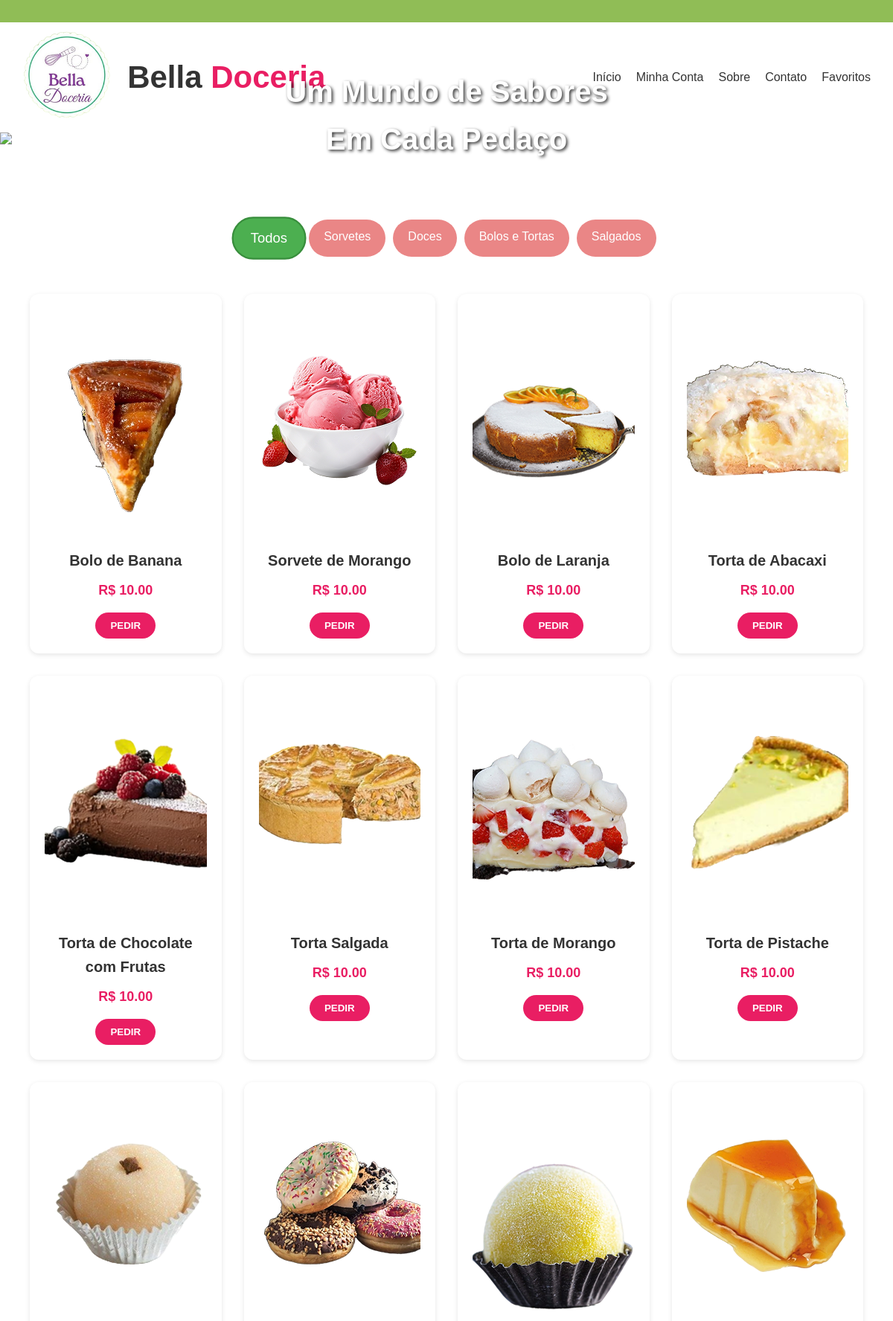
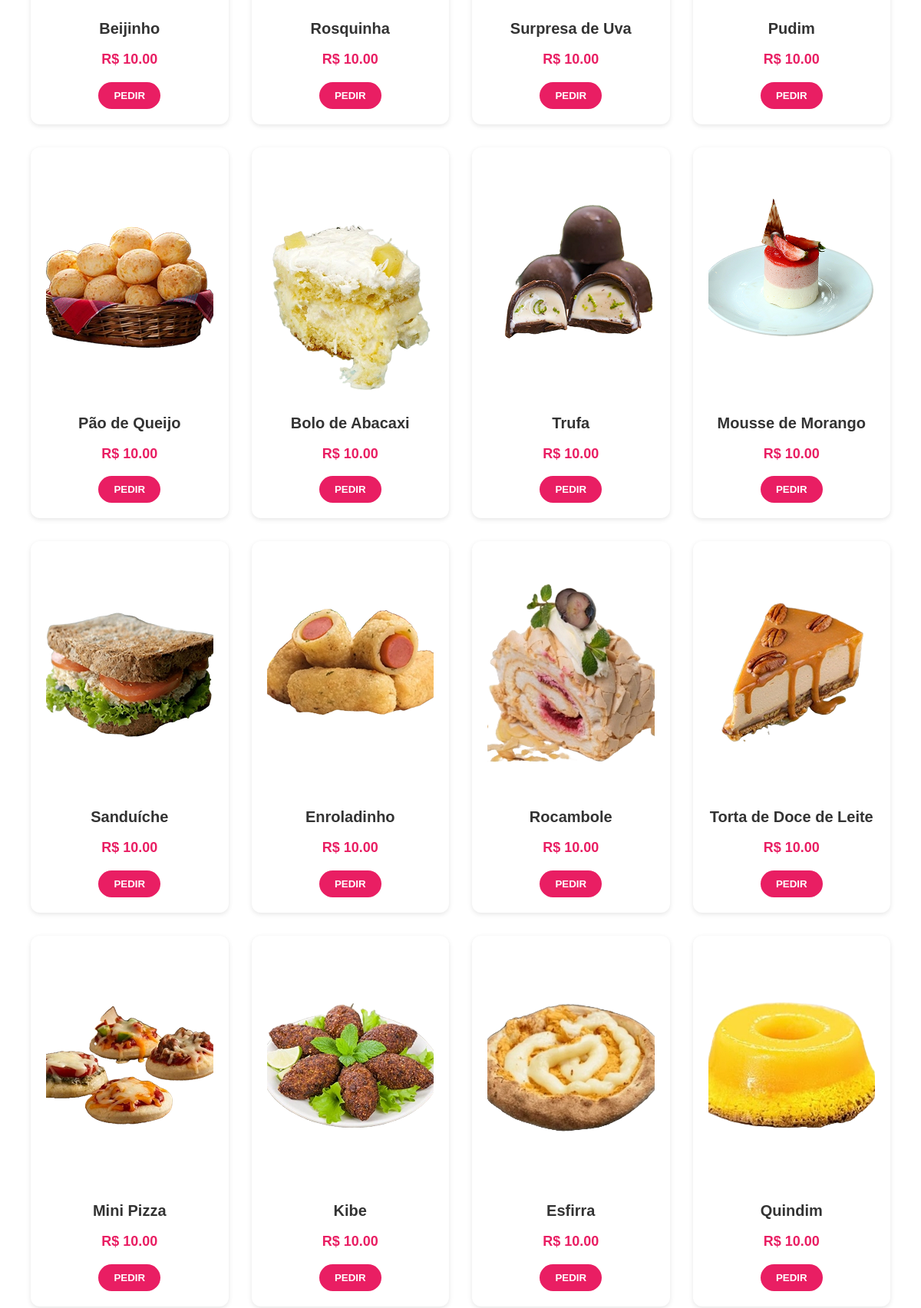
Page /catalog/ (upper part) on the committed database (2 pictures, top to bottom).
### catalog/models.py (models this page shows, shortened)
class Categoria(models.Model):
    nome = models.CharField(max_length=100, unique=True)
    descricao = models.TextField(blank=True, null=True)
    def __str__(self):
        return self.nome
    class Meta:
        verbose_name = "Categoria"
        verbose_name_plural = "Categorias"

class Produto(models.Model):
    nome = models.CharField(max_length=100)
    preco = models.DecimalField(max_digits=10, decimal_places=2)
    descricao_produto = models.TextField(blank=True, null=True)
    imagem = models.ImageField(upload_to='produtos/', null=True, blank=True)
    data_cadastro = models.DateTimeField(auto_now_add=True)
    ativo = models.BooleanField(default=True)
    categoria = models.ForeignKey(
    Categoria,
    on_delete=models.CASCADE,
    related_name='produtos',
    verbose_name='Categoria',
    )
    class Meta:
        verbose_name = "Produto"
        verbose_name_plural = "Produtos"
        ordering = ['-data_cadastro']
        db_table = 'Produtos'
        indexes = [
            models.Index(fields=['nome']),
        ]
        permissions = [
            ("gerenciar_estoque", "Pode alterar disponibilidade de produtos"),
        ]

### catalog/views.py (the view)
# urls.py: path('', views.home, name='home'),  # Página inicial do aplicativo "catalog"
def home(request, categoria_id=None):
    categorias = Categoria.objects.all()
    produtos = Produto.objects.filter(ativo=True)  # Produtos ativos como padrão
    categoria_selecionada = None
    if categoria_id:
        categoria_query = Categoria.objects.filter(id=categoria_id)
        if categoria_query.exists():
            categoria_selecionada = categoria_query.first()  # Obtendo a primeira (e única) categoria encontrada
            produtos = produtos.filter(categoria=categoria_selecionada)
    return render(request, 'catalog/home.html', {
        'produtos': produtos,
        'categorias': categorias,
        'categoria_selecionada': categoria_selecionada,
    })

### catalog/templates/catalog/home.html (shortened to what this page needs)
{% load static %}
<!DOCTYPE html>
<html lang="pt-BR">
<head>
  <link rel="stylesheet" href="{% static 'css/pagina1.css' %}">
</head>
<body>
  <header class="topo">
    <div class="logo">
      <a href="{% url 'home' %}">
        <img src="{% static 'images/logo.png' %}" alt="Bella Doceria" style="height: 120px; width: 120px;">
      </a>
      <a href="{% url 'home' %}" class="logo-texto">
        <h1>Bella <span>Doceria</span></h1>
      </a>
    </div>
    <nav class="menu">
      <a href="{% url 'home' %}">Início</a>
      <a href="{% static 'Páginas html/Página 6.html' %}">Minha Conta</a>
      <a href="{% url 'sobre' %}">Sobre</a>
      <a href="{% url 'contato' %}">Contato</a>
      <a href="{% static 'Páginas html/Página 12.html' %}">Favoritos</a>
    </nav>
  </header>
  <section id="inicio" class="hero" style="position: relative;">
    <img src="{% static 'images/1 banner imagem.png' %}" alt="Banner Principal" style="width: 100%; height: auto; display: block;">
    <div style="position: absolute; top: 50%; left: 50%; transform: translate(-50%, -50%); text-align: center; width: 100%;">
      <h2 style="color: white; text-shadow: 2px 2px 4px rgba(0,0,0,0.8); font-size: 2.5rem; margin-bottom: 20px;">Um Mundo de Sabores<br>Em Cada Pedaço</h2>
      <a href="https://wa.me/5581996522114" target="_blank" class="whatsapp-btn">
      </a>
    </div>
  </section>
  <section id="catalogo" class="produtos">
<div class="filtros">
  <a href="{% url 'home' %}"
     class="botao-categoria {% if not categoria_selecionada %}ativo{% endif %}">
    Todos
  </a>
  {% for categoria in categorias %}
    <a href="{% url 'home_por_categoria' categoria.id %}"
       class="botao-categoria {% if categoria == categoria_selecionada %}ativo{% endif %}">
      {{ categoria.nome }}
    </a>
  {% endfor %}
</div>
    <div class="lista-produtos">
      {% for produto in produtos %}
        <div class="produto" data-categoria="{{ produto.categoria }}">
          {% if produto.imagem %}
            <img src="{{ produto.imagem.url }}" alt="{{ produto.nome }}" class="img-produto" style="height: 300px;">
          {% else %}
            <img src="{% static 'images/logo.png' %}" alt="Imagem não disponível" class="img-produto" style="height: 300px;">
          {% endif %}
          <h3>{{ produto.nome }}</h3>
          <p class="preco">R$ {{ produto.preco }}</p>
          <a href="https://wa.me/5581996522114?text=Olá!%20Gostaria%20de%20saber%20mais%20sobre%20o%20produto%20{{ produto.nome }}%20que%20custa%20R$%20{{ produto.preco }}."
            target="_blank">
            <button class="btn-pedir">PEDIR</button>
          </a>
        </div>
      {% empty %}
        <p class="text-center">Nenhum produto disponível.</p>
      {% endfor %}
    </div>
  </section>
</body>
</html>

### static/css/pagina1.css (style rules this page uses)
* { margin: 0; padding: 0; box-sizing: border-box; }
body { font-family: 'Poppins', sans-serif; background-color: #fff; color: #333; line-height: 1.6; position: relative; min-height: 100vh; }
body::before { content: ''; position: fixed; top: 0; left: 0; right: 0; height: 30px; background-color: #90bd56; z-index: 1000; }
.topo { display: flex; justify-content: space-between; align-items: center; background-color: #ffffff; padding: 10px 30px; margin-top: 30px; position: relative; z-index: 1; }
.logo h1, .logo a, .logo h1 span, .logo h1:hover, .logo a:hover { text-decoration: none !important; border-bottom: none !important; outline: none !important; box-shadow: none !important; background-image: none !important; }
.logo { display: flex; align-items: center; gap: 20px; transition: all 0.3s ease; text-decoration: none !important; }
.logo img { min-width: fit-content; width: 200px; height: auto; transition: all 0.3s ease; transform-origin: center; }
.logo h1 { font-size: 42px; color: #333; transition: all 0.3s ease; transform-origin: left center; text-decoration: none !important; border-bottom: none !important; box-shadow: none !important; }
.logo h1 span { font-size: 42px; color: #e91e63; transition: all 0.3s ease; text-decoration: none !important; }
.menu { display: flex; gap: 20px; }
.menu a { text-decoration: none; color: #333; font-weight: 500; transition: all 0.3s ease; display: inline-block; transform-origin: center; padding: 5px 0; }
.hero { background: url('Página 1/img/banner.jpg') no-repeat center center/cover; padding: 0px 0; text-align: center; color: #fff; font-size: 36px; font-weight: bold; position: relative; z-index: 1; }
.hero h2 { margin-bottom: 20px; }
.produtos { padding: 40px; position: relative; z-index: 1; background-color: #fff; }
.filtros { display: flex; justify-content: center; flex-wrap: wrap; gap: 10px; padding: 20px 0; margin-bottom: 30px; }
.lista-produtos { display: grid; grid-template-columns: repeat(auto-fit, minmax(250px, 1fr)); gap: 30px; max-width: 1200px; margin: 0 auto; }
.produto { background-color: #fff; padding: 20px; border-radius: 12px; box-shadow: 0 2px 6px rgba(0, 0, 0, 0.1); text-align: center; transition: transform 0.3s, box-shadow 0.3s; }
.img-produto { width: 100%; height: auto; object-fit: none; border-radius: 8px; margin-bottom: 15px; transition: transform 0.3s; }
.produto h3 { font-size: 20px; margin-bottom: 10px; }
.preco { color: #e91e63; font-weight: bold; font-size: 18px; margin-bottom: 15px; display: block; }
.btn-pedir { background-color: #e91e63; color: white; border: none; padding: 10px 20px; border-radius: 30px; cursor: pointer; transition: all 0.3s; font-weight: bold; transform-origin: center; }
.botao-categoria { background-color: #ea8686; color: white; text-decoration: none; padding: 10px 20px; border-radius: 30px; font-size: 16px; cursor: pointer; transition: all 0.3s ease; border: none; text-align: center; }
.botao-categoria.ativo { background-color: #4caf50; color: white; transform: scale(1.15); border: 2px solid #388e3c; }

### catalog/templates/catalog/home.html (style rules this page uses)
.produto { transition: all 0.3s ease; }
.whatsapp-btn { display: inline-flex; align-items: center; gap: 10px; background-color: #25D366; color: white; padding: 12px 24px; border-radius: 30px; text-decoration: none; font-weight: bold; animation: pulse 2s infinite; transition: all 0.3s ease; }

### rows in the picture
Categoria: nome "Sorvetes"
Categoria: nome "Doces"
Categoria: nome "Bolos e Tortas"
Categoria: nome "Salgados"
Produto: imagem (picture), nome "Bolo de Banana", preco "10.00"
Produto: imagem (picture), nome "Sorvete de Morango", preco "10.00"
Produto: imagem (picture), nome "Bolo de Laranja", preco "10.00"
Produto: imagem (picture), nome "Torta de Abacaxi", preco "10.00"
Produto: imagem (picture), nome "Torta de Chocolate com Frutas", preco "10.00"
Produto: imagem (picture), nome "Torta Salgada", preco "10.00"
Produto: imagem (picture), nome "Torta de Morango", preco "10.00"
Produto: imagem (picture), nome "Torta de Pistache", preco "10.00"
Produto: imagem (picture), nome "Beijinho", preco "10.00"
Produto: imagem (picture), nome "Rosquinha", preco "10.00"
Produto: imagem (picture), nome "Surpresa de Uva", preco "10.00"
Produto: imagem (picture), nome "Pudim", preco "10.00"
Produto: imagem (picture), nome "Pão de Queijo", preco "10.00"
Produto: imagem (picture), nome "Bolo de Abacaxi", preco "10.00"
Produto: imagem (picture), nome "Trufa", preco "10.00"
Produto: imagem (picture), nome "Mousse de Morango", preco "10.00"
Produto: imagem (picture), nome "Sanduíche", preco "10.00"
Produto: imagem (picture), nome "Enroladinho", preco "10.00"
Produto: imagem (picture), nome "Rocambole", preco "10.00"
Produto: imagem (picture), nome "Torta de Doce de Leite", preco "10.00"
Produto: imagem (picture), nome "Mini Pizza", preco "10.00"
Produto: imagem (picture), nome "Kibe", preco "10.00"
Produto: imagem (picture), nome "Esfirra", preco "10.00"
Produto: imagem (picture), nome "Quindim", preco "10.00"
